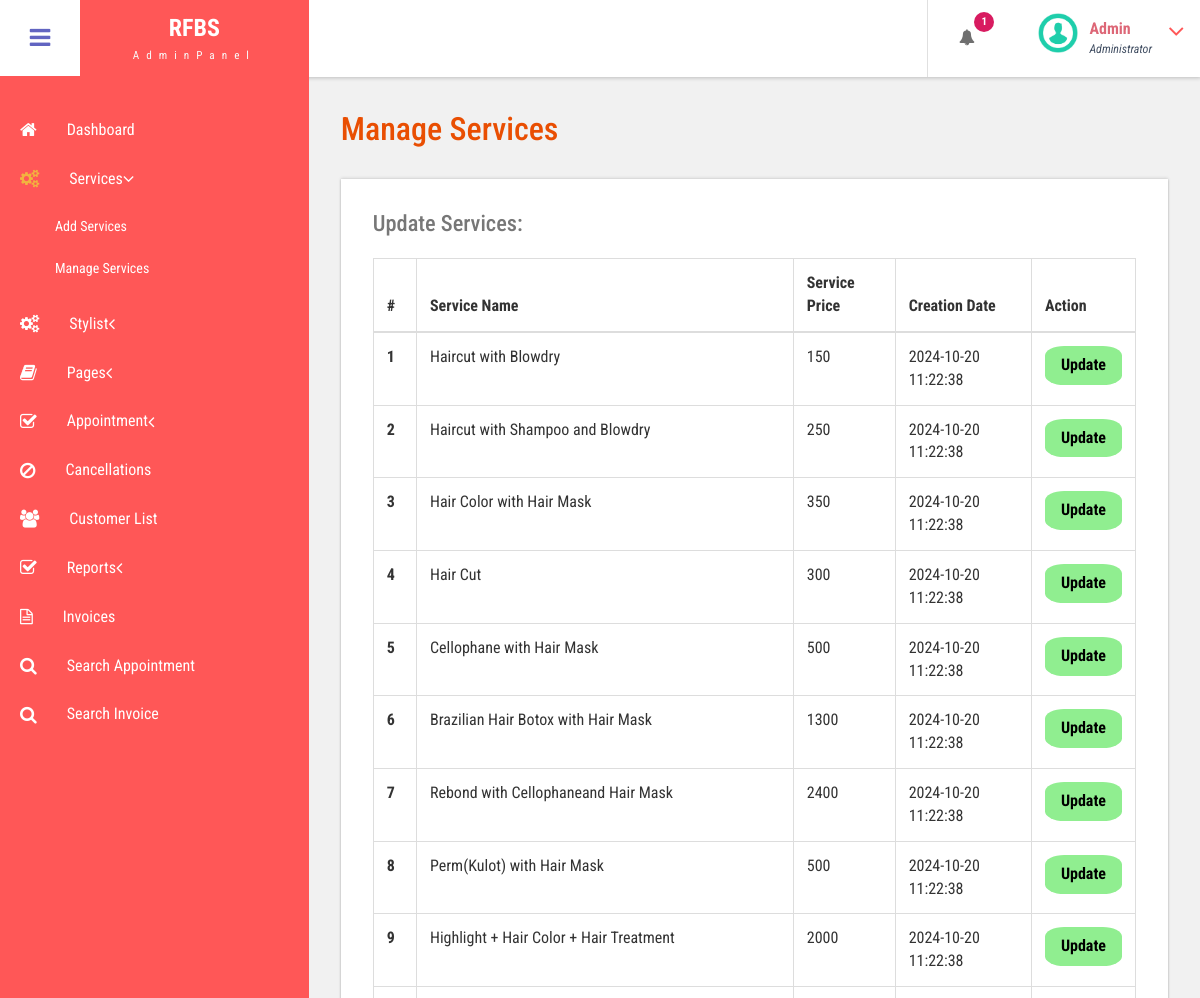
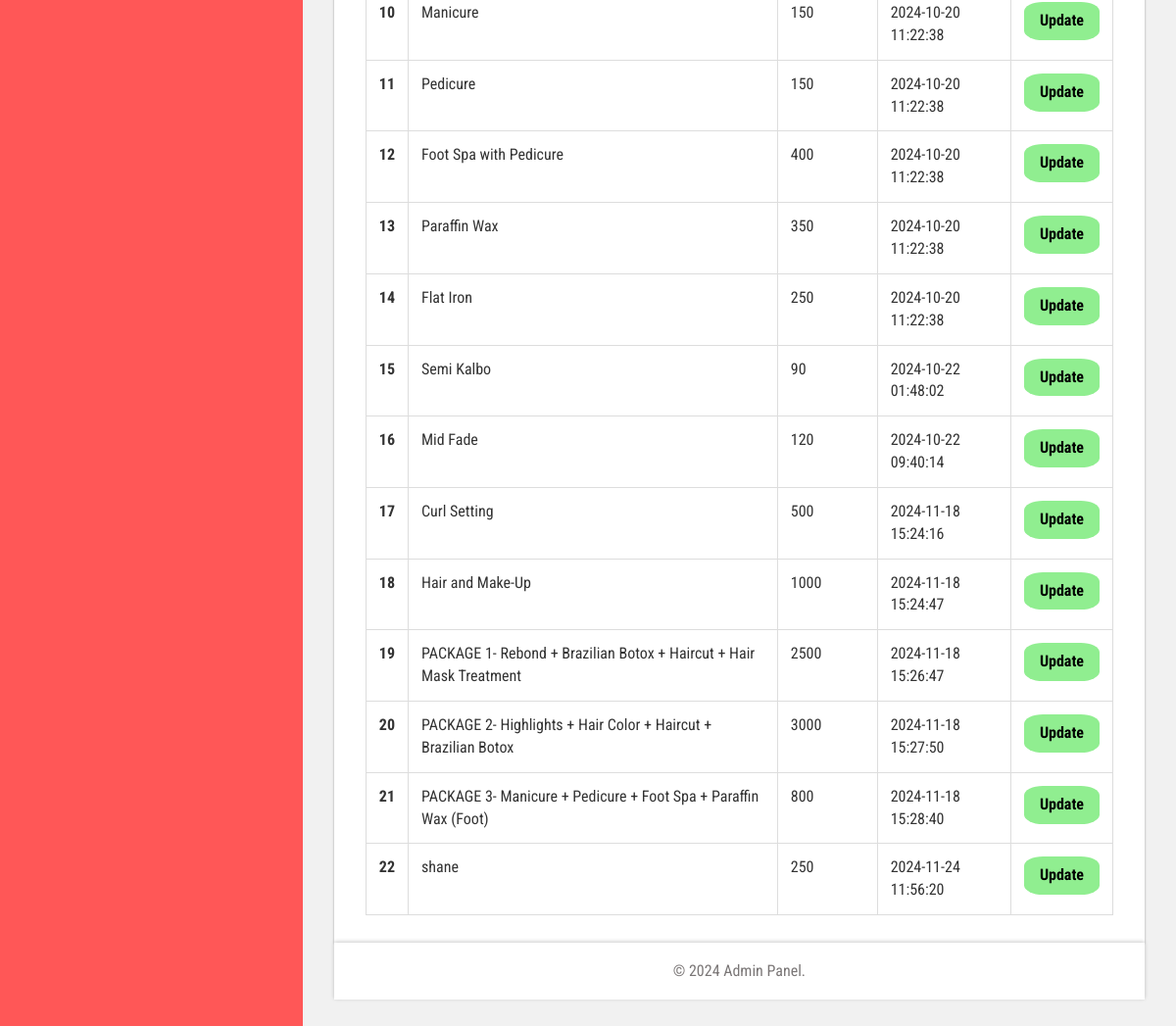
The app's page /bpms/admin/manage-services.php (signed in) with its own data (2 pictures, top to bottom).
### tables this page shows
CREATE TABLE `tblservices` (
  `ID` int(10) NOT NULL,
  `ServiceName` varchar(200) DEFAULT NULL,
  `Cost` varchar(15) DEFAULT NULL,
  `CreationDate` timestamp NULL DEFAULT current_timestamp()
);

### bpms/admin/manage-services.php (the view, shortened to what this page needs)
<?php
include('includes/dbconnection.php');
if (strlen($_SESSION['bpmsaid']==0)) {
  header('location:logout.php');
  } else{
  ?>
<!DOCTYPE HTML>
<html>
<head>
<link href="css/bootstrap.css" rel='stylesheet' type='text/css' />
<link href="css/style.css" rel='stylesheet' type='text/css' />
<link href="css/font-awesome.css" rel="stylesheet">
<link href="css/animate.css" rel="stylesheet" type="text/css" media="all">
<link href="css/custom.css" rel="stylesheet">
</head>
<body class="cbp-spmenu-push">
	<div class="main-content">
		 <?php include_once('includes/sidebar.php');?>
		 <?php include_once('includes/header.php');?>
		<div id="page-wrapper">
			<div class="main-page">
				<div class="tables">
					<h3 class="title1">Manage Services</h3>
					<div class="table-responsive bs-example widget-shadow">
    <h4>Update Services:</h4>
    <table class="table table-bordered">
        <thead>
            <tr>
                <th>#</th>
                <th>Service Name</th>
                <th>Service Price</th>
                <th>Creation Date</th>
                <th>Action</th>
            </tr>
        </thead>
        <tbody>
            <?php
            $ret = mysqli_query($con, "select * from tblservices");
            $cnt = 1;
            while ($row = mysqli_fetch_array($ret)) {
            ?>
                <tr>
                    <th scope="row"><?php echo $cnt; ?></th>
                    <td><?php echo $row['ServiceName']; ?></td>
                    <td><?php echo $row['Cost']; ?></td>
                    <td><?php echo $row['CreationDate']; ?></td>
                    <td>
                        <a href="edit-services.php?editid=<?php echo $row['ID']; ?>" class="edit-btn">Update</a>
                    </td>
                </tr>
            <?php
                $cnt = $cnt + 1;
            } ?>
        </tbody>
    </table>
</div>
		 <?php include_once('includes/footer.php');?>
	</div>
</body>
</html>
<?php }  ?>

### bpms/admin/includes/header.php (shortened to what this page needs)
<div class="sticky-header header-section ">
      <div class="header-left" >
        <button id="showLeftPush" ><i class="fa fa-bars"></i></button>
        <div class="logo" style="background-color: #ff5757;">
          <a href="index.html">
            <h1>RFBS</h1>
            <span>AdminPanel</span>
          </a>
        </div>
      </div>
      <div class="header-right">
        <div class="profile_details_left">
          <ul class="nofitications-dropdown">
            <?php
$ret1=mysqli_query($con,"select ID,Name from  tblappointment where Status=''");
$num=mysqli_num_rows($ret1);
?>
            <li class="dropdown head-dpdn">
              <a href="#" class="dropdown-toggle" data-toggle="dropdown" aria-expanded="false"><i class="fa fa-bell"></i><span class="badge blue"><?php echo $num;?></span></a>
            </li>
          </ul>
          <div class="clearfix"> </div>
        </div>
        <div class="profile_details">
        <?php
$adid=$_SESSION['bpmsaid'];
$ret=mysqli_query($con,"select AdminName from tbladmin where ID='$adid'");
$row=mysqli_fetch_array($ret);
$name=$row['AdminName'];
?>
          <ul>
            <li class="dropdown profile_details_drop">
              <a href="#" class="dropdown-toggle" data-toggle="dropdown" aria-expanded="false">
                <div class="profile_img">
                  <span class="prfil-img"><img src="images/download (1).png" alt="" width="40" height="40"> </span>
                  <div class="user-name">
                    <p><?php echo $name; ?></p>
                    <span>Administrator</span>
                  </div>
                  <i class="fa fa-angle-down lnr"></i>
                  <div class="clearfix"></div>
                </div>
              </a>
            </li>
          </ul>
        </div>
      </div>
      <div class="clearfix"> </div>
    </div>

### bpms/admin/css/style.css (style rules this page uses)
h4, h5, h6, h1, h2, h3 { margin: 0; }
ul, ol { margin: 0; }
p { margin: 0; }
html, body { font-family: 'Roboto Condensed', sans-serif; font-size: 100%; overflow-x: hidden; background: #fff; }
body a { transition: 0.5s all ease; -webkit-transition: 0.5s all ease; -moz-transition: 0.5s all ease; -o-transition: 0.5s all ease; -ms-transition: 0.5s all ease; text-decoration:none; }
h1,h2,h3,h4,h5,h6 { margin:0; }
p { margin:0; }
ul,label { margin:0; padding:0; }
.main-content { position: relative; }
.sticky-header { position: fixed; top: 0; left:0px; width: 100%; z-index: 100; }
.header-section { background:#FFF; box-shadow: 1px 1px 4px rgba(0, 0, 0, 0.21); -webkit-box-shadow: 1px 1px 4px rgba(0, 0, 0, 0.21); -moz-box-shadow: 1px 1px 4px rgba(0, 0, 0, 0.21); -o-box-shadow: 1px 1px 4px rgba(0, 0, 0, 0.21); }
.header-section::after { clear: both; display: block; content: ''; }
.header-left { float: left; width: 45%; }
.header-right { float: right; }
button#showLeftPush { font-size: 1.5em; width: 80px; padding: 0.87em 0; text-align: center; cursor: pointer; float: left; color: #6F6F6F; -moz-transition: all 0.2s ease-out 0s; -webkit-transition: all 0.2s ease-out 0s; transition: all 0.2s ease-out 0s; border: none; background-color: #fff; outline:none; }
.cbp-spmenu-push { overflow-x: hidden; position: relative; }
.cbp-spmenu, .cbp-spmenu-push { -webkit-transition: all 0.3s ease; -moz-transition: all 0.3s ease; transition: all 0.3s ease; }
.cbp-spmenu-push div#page-wrapper { margin: 0 0 0 19.3em; transition:.5s all; -webkit-transition:.5s all; -moz-transition:.5s all; }
.fa { display: inline-block; font-family: FontAwesome; font-style: normal; font-weight: normal; line-height: 1; -webkit-font-smoothing: antialiased; -moz-osx-font-smoothing: grayscale; }
.logo { background: #6164C1; text-align: center; float: left; }
.logo a { padding: 0.9em 3.3em .7em; display: block; text-decoration: none; }
.logo a h1 { color: #fff; font-size: 1.5em; line-height: 1.2em; font-weight: 700; }
.logo a span { color: #F8F8F8; font-size: .7em; text-align: center; letter-spacing: 7px; }
.profile_details_left { float: left; }
li.dropdown.head-dpdn { display: inline-block; padding: 1.7em 0; border-left: 1px solid #E0E0E0; float: left; }
li.dropdown.head-dpdn a.dropdown-toggle { padding: 1.7em 2em; }
i.fa.fa-bell { color:#6F6F6F; }
.header-right span.badge { font-size: 11px; font-weight: bold; color: #FFF; background: #8BC34A; line-height: 15px; width: 20px; height: 20px; border-radius: 2em; -webkit-border-radius: 2em; -moz-border-radius: 2em; -o-border-radius: 2em; text-align: center; display: inline-block; position: absolute; top: 16%; padding: 2px 0 0; }
.header-right span.blue { background-color:#D81B60; }
.profile_details { float: right; }
.profile_details_drop a.dropdown-toggle { display:block; padding: 0.8em 3em 0 2em; }
.profile_img span.prfil-img { float:left; }
.user-name { float:left; margin-top:8px; margin-left:11px; height:35px; }
.profile_details ul li { list-style-type:none; position:relative; }
.profile_details li a i.fa.lnr { position: absolute; top: 34%; right: 8%; color: #ff5757; font-size: 1.6em; }
.user-name p { font-size:1em; color:#DD6777; line-height:1em; font-weight:700; }
.user-name span { font-size: .75em; font-style: italic; color: #424f63; font-weight: normal; margin-top: .3em; }
.widget-shadow { background-color: #fff; box-shadow: 0 -1px 3px rgba(0,0,0,.12),0 1px 2px rgba(0,0,0,.24); -webkit-box-shadow: 0 -1px 3px rgba(0,0,0,.12),0 1px 2px rgba(0,0,0,.24); -moz-box-shadow: 0 -1px 3px rgba(0,0,0,.12),0 1px 2px rgba(0,0,0,.24); }
h3.title1 { font-size: 2em; color: #e94e02; margin-bottom: 0.8em; }
.table > thead > tr > th, .table > tbody > tr > th, .table > tfoot > tr > th, .table > thead > tr > td, .table > tbody > tr > td, .table > tfoot > tr > td { border-top: none; }
.tables h4 { font-size: 1.4em; margin-bottom: 1em; color: #777777; }
.tables .panel-body ,.tables .bs-example { padding: 2em 2em 0.5em; }
.tables .table > thead > tr > th, .tables .table > tbody > tr > th, .tables .table > tfoot > tr > th, .tables .table > thead > tr > td, .tables .table > tbody > tr > td, .tables .table > tfoot > tr > td { padding: 13px; border-top: 1px solid #E0E0E0; }
.bs-example { margin-top: 2em; }

### bpms/admin/css/custom.css (style rules this page uses)
#page-wrapper { padding:7em 2em 2.5em; background-color: #F1F1F1; }

### records on screen
tblservices: ServiceName "Haircut with Blowdry", Cost "150", CreationDate "2024-10-20 11:22:38"
tblservices: ServiceName "Haircut with Shampoo and Blowdry", Cost "250", CreationDate "2024-10-20 11:22:38"
tblservices: ServiceName "Hair Color with Hair Mask", Cost "350", CreationDate "2024-10-20 11:22:38"
tblservices: ServiceName "Hair Cut", Cost "300", CreationDate "2024-10-20 11:22:38"
tblservices: ServiceName "Cellophane with Hair Mask", Cost "500", CreationDate "2024-10-20 11:22:38"
tblservices: ServiceName "Brazilian Hair Botox with Hair Mask", Cost "1300", CreationDate "2024-10-20 11:22:38"
tblservices: ServiceName "Rebond with Cellophaneand Hair Mask", Cost "2400", CreationDate "2024-10-20 11:22:38"
tblservices: ServiceName "Perm(Kulot) with Hair Mask", Cost "500", CreationDate "2024-10-20 11:22:38"
tblservices: ServiceName "Highlight + Hair Color + Hair Treatment", Cost "2000", CreationDate "2024-10-20 11:22:38"
tblservices: ServiceName "Manicure", Cost "150", CreationDate "2024-10-20 11:22:38"
tblservices: ServiceName "Pedicure", Cost "150", CreationDate "2024-10-20 11:22:38"
tblservices: ServiceName "Foot Spa with Pedicure", Cost "400", CreationDate "2024-10-20 11:22:38"
tblservices: ServiceName "Paraffin Wax", Cost "350", CreationDate "2024-10-20 11:22:38"
tblservices: ServiceName "Flat Iron", Cost "250", CreationDate "2024-10-20 11:22:38"
tblservices: ServiceName "Semi Kalbo", Cost "90", CreationDate "2024-10-22 01:48:02"
tblservices: ServiceName "Mid Fade", Cost "120", CreationDate "2024-10-22 09:40:14"
tblservices: ServiceName "Curl Setting", Cost "500", CreationDate "2024-11-18 15:24:16"
tblservices: ServiceName "Hair and Make-Up", Cost "1000", CreationDate "2024-11-18 15:24:47"
tblservices: ServiceName "PACKAGE 1- Rebond + Brazilian Botox + Haircut + Hair Mask Treatment", Cost "2500", CreationDate "2024-11-18 15:26:47"
tblservices: ServiceName "PACKAGE 2- Highlights + Hair Color + Haircut + Brazilian Botox", Cost "3000", CreationDate "2024-11-18 15:27:50"
tblservices: ServiceName "PACKAGE 3- Manicure + Pedicure + Foot Spa + Paraffin Wax (Foot)", Cost "800", CreationDate "2024-11-18 15:28:40"
tblservices: ServiceName "shane", Cost "250", CreationDate "2024-11-24 11:56:20"

### other values on screen
$num "1"
$name "Admin"
